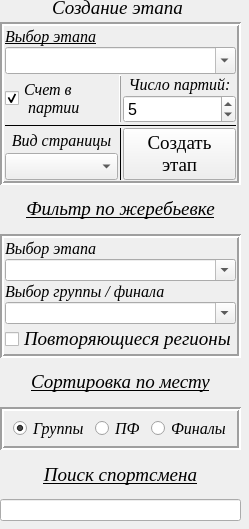
    <widget class="QWidget" name="page_6">
     <property name="geometry">
      <rect>
       <x>0</x>
       <y>0</y>
       <width>249</width>
       <height>529</height>
      </rect>
     </property>
     <attribute name="label">
      <string>Система</string>
     </attribute>
     <widget class="QLabel" name="label_18">
      <property name="geometry">
       <rect>
        <x>12</x>
        <y>0</y>
        <width>211</width>
        <height>16</height>
       </rect>
      </property>
      <property name="font">
       <font>
        <family>Times New Roman</family>
        <pointsize>14</pointsize>
        <weight>50</weight>
        <italic>true</italic>
        <bold>false</bold>
        <underline>true</underline>
       </font>
      </property>
      <property name="text">
       <string>Создание этапа</string>
      </property>
      <property name="alignment">
       <set>Qt::AlignCenter</set>
      </property>
     </widget>
     <widget class="QWidget" name="verticalLayoutWidget">
      <property name="geometry">
       <rect>
        <x>0</x>
        <y>20</y>
        <width>241</width>
        <height>501</height>
       </rect>
      </property>
      <layout class="QVBoxLayout" name="verticalLayout_57" stretch="0,0,0,0,0,0,0">
       <property name="spacing">
        <number>3</number>
       </property>
       <property name="sizeConstraint">
        <enum>QLayout::SetNoConstraint</enum>
       </property>
       <property name="leftMargin">
        <number>0</number>
       </property>
       <property name="topMargin">
        <number>2</number>
       </property>
       <property name="rightMargin">
        <number>0</number>
       </property>
       <property name="bottomMargin">
        <number>0</number>
       </property>
       <item>
        <widget class="QFrame" name="frame_2">
         <property name="sizePolicy">
          <sizepolicy hsizetype="Preferred" vsizetype="Fixed">
           <horstretch>0</horstretch>
           <verstretch>0</verstretch>
          </sizepolicy>
         </property>
         <property name="frameShape">
          <enum>QFrame::Box</enum>
         </property>
         <property name="frameShadow">
          <enum>QFrame::Sunken</enum>
         </property>
         <property name="lineWidth">
          <number>2</number>
         </property>
         <layout class="QGridLayout" name="gridLayout_7">
          <property name="leftMargin">
           <number>1</number>
          </property>
          <property name="topMargin">
           <number>1</number>
          </property>
          <property name="rightMargin">
           <number>1</number>
          </property>
          <property name="bottomMargin">
           <number>1</number>
          </property>
          <property name="spacing">
           <number>1</number>
          </property>
          <item row="5" column="2">
           <widget class="QSpinBox" name="spinBox">
            <property name="sizePolicy">
             <sizepolicy hsizetype="Expanding" vsizetype="Fixed">
              <horstretch>0</horstretch>
              <verstretch>0</verstretch>
             </sizepolicy>
            </property>
            <property name="font">
             <font>
              <pointsize>12</pointsize>
             </font>
            </property>
            <property name="minimum">
             <number>3</number>
            </property>
            <property name="maximum">
             <number>7</number>
            </property>
            <property name="singleStep">
             <number>2</number>
            </property>
            <property name="value">
             <number>5</number>
            </property>
           </widget>
          </item>
          <item row="4" column="2">
           <widget class="QLabel" name="label_62">
            <property name="font">
             <font>
              <family>Times New Roman</family>
              <pointsize>12</pointsize>
              <italic>true</italic>
             </font>
            </property>
            <property name="text">
             <string>Число партий:</string>
            </property>
            <property name="alignment">
             <set>Qt::AlignCenter</set>
            </property>
           </widget>
          </item>
          <item row="4" column="0" rowspan="2">
           <widget class="QCheckBox" name="checkBox_visible_game">
            <property name="sizePolicy">
             <sizepolicy hsizetype="Expanding" vsizetype="Fixed">
              <horstretch>0</horstretch>
              <verstretch>0</verstretch>
             </sizepolicy>
            </property>
            <property name="font">
             <font>
              <family>Times New Roman</family>
              <pointsize>12</pointsize>
              <italic>true</italic>
             </font>
            </property>
            <property name="layoutDirection">
             <enum>Qt::LeftToRight</enum>
            </property>
            <property name="text">
             <string>Счет в
 партии</string>
            </property>
            <property name="checked">
             <bool>true</bool>
            </property>
           </widget>
          </item>
          <item row="1" column="0">
           <widget class="QLabel" name="label_10">
            <property name="sizePolicy">
             <sizepolicy hsizetype="Expanding" vsizetype="Minimum">
              <horstretch>0</horstretch>
              <verstretch>0</verstretch>
             </sizepolicy>
            </property>
            <property name="font">
             <font>
              <family>Times New Roman</family>
              <pointsize>12</pointsize>
              <italic>true</italic>
              <underline>true</underline>
             </font>
            </property>
            <property name="text">
             <string>Выбор этапа</string>
            </property>
           </widget>
          </item>
          <item row="8" column="0" colspan="3">
           <widget class="Line" name="line_17">
            <property name="frameShadow">
             <enum>QFrame::Plain</enum>
            </property>
            <property name="orientation">
             <enum>Qt::Horizontal</enum>
            </property>
           </widget>
          </item>
          <item row="2" column="0" colspan="3">
           <widget class="QComboBox" name="comboBox_etap">
            <property name="sizePolicy">
             <sizepolicy hsizetype="Expanding" vsizetype="Fixed">
              <horstretch>0</horstretch>
              <verstretch>0</verstretch>
             </sizepolicy>
            </property>
            <property name="font">
             <font>
              <pointsize>12</pointsize>
              <italic>true</italic>
             </font>
            </property>
            <property name="editable">
             <bool>true</bool>
            </property>
           </widget>
          </item>
          <item row="9" column="1" rowspan="2">
           <widget class="Line" name="line_13">
            <property name="frameShadow">
             <enum>QFrame::Plain</enum>
            </property>
            <property name="orientation">
             <enum>Qt::Vertical</enum>
            </property>
           </widget>
          </item>
          <item row="10" column="0">
           <widget class="QComboBox" name="comboBox_page_vid">
            <property name="sizePolicy">
             <sizepolicy hsizetype="Expanding" vsizetype="Expanding">
              <horstretch>0</horstretch>
              <verstretch>0</verstretch>
             </sizepolicy>
            </property>
            <property name="font">
             <font>
              <pointsize>12</pointsize>
             </font>
            </property>
           </widget>
          </item>
          <item row="9" column="0">
           <widget class="QLabel" name="label_13">
            <property name="sizePolicy">
             <sizepolicy hsizetype="Preferred" vsizetype="MinimumExpanding">
              <horstretch>0</horstretch>
              <verstretch>0</verstretch>
             </sizepolicy>
            </property>
            <property name="font">
             <font>
              <family>Times New Roman</family>
              <pointsize>12</pointsize>
              <italic>true</italic>
             </font>
            </property>
            <property name="text">
             <string>Вид страницы</string>
            </property>
            <property name="alignment">
             <set>Qt::AlignCenter</set>
            </property>
           </widget>
          </item>
          <item row="9" column="2" rowspan="2">
           <widget class="QPushButton" name="Button_etap_made">
            <property name="sizePolicy">
             <sizepolicy hsizetype="Expanding" vsizetype="Expanding">
              <horstretch>0</horstretch>
              <verstretch>0</verstretch>
             </sizepolicy>
            </property>
            <property name="font">
             <font>
              <family>Times New Roman</family>
              <pointsize>14</pointsize>
             </font>
            </property>
            <property name="text">
             <string>Создать
этап</string>
            </property>
            <property name="iconSize">
             <size>
              <width>16</width>
              <height>16</height>
             </size>
            </property>
            <property name="checkable">
             <bool>false</bool>
            </property>
            <property name="default">
             <bool>false</bool>
            </property>
            <property name="flat">
             <bool>false</bool>
            </property>
           </widget>
          </item>
          <item row="4" column="1" rowspan="2">
           <widget class="Line" name="line_18">
            <property name="frameShadow">
             <enum>QFrame::Raised</enum>
            </property>
            <property name="orientation">
             <enum>Qt::Vertical</enum>
            </property>
           </widget>
          </item>
         </layout>
        </widget>
       </item>
       <item>
        <widget class="QLabel" name="label_20">
         <property name="font">
          <font>
           <family>Times New Roman</family>
           <pointsize>14</pointsize>
           <weight>50</weight>
           <italic>true</italic>
           <bold>false</bold>
           <underline>true</underline>
          </font>
         </property>
         <property name="text">
          <string>&lt;html&gt;&lt;head/&gt;&lt;body&gt;&lt;p&gt;Фильтр по жеребьевке&lt;/p&gt;&lt;/body&gt;&lt;/html&gt;</string>
         </property>
         <property name="alignment">
          <set>Qt::AlignCenter</set>
         </property>
        </widget>
       </item>
       <item>
        <widget class="QFrame" name="frame_3">
         <property name="frameShape">
          <enum>QFrame::Box</enum>
         </property>
         <property name="frameShadow">
          <enum>QFrame::Sunken</enum>
         </property>
         <property name="lineWidth">
          <number>2</number>
         </property>
         <layout class="QGridLayout" name="gridLayout_8">
          <property name="leftMargin">
           <number>1</number>
          </property>
          <property name="topMargin">
           <number>1</number>
          </property>
          <property name="rightMargin">
           <number>1</number>
          </property>
          <property name="bottomMargin">
           <number>1</number>
          </property>
          <property name="spacing">
           <number>1</number>
          </property>
          <item row="1" column="0">
           <widget class="QComboBox" name="comboBox_filter_choice_stage">
            <property name="editable">
             <bool>true</bool>
            </property>
           </widget>
          </item>
          <item row="3" column="0">
           <widget class="QComboBox" name="comboBox_filter_number_group_final">
            <property name="editable">
             <bool>true</bool>
            </property>
           </widget>
          </item>
          <item row="2" column="0">
           <widget class="QLabel" name="label_60">
            <property name="font">
             <font>
              <family>Times New Roman</family>
              <pointsize>12</pointsize>
              <italic>true</italic>
             </font>
            </property>
            <property name="text">
             <string>Выбор группы / финала</string>
            </property>
            <property name="alignment">
             <set>Qt::AlignLeading|Qt::AlignLeft|Qt::AlignVCenter</set>
            </property>
           </widget>
          </item>
          <item row="0" column="0">
           <widget class="QLabel" name="label_50">
            <property name="font">
             <font>
              <family>Times New Roman</family>
              <pointsize>12</pointsize>
              <italic>true</italic>
             </font>
            </property>
            <property name="text">
             <string>Выбор этапа</string>
            </property>
            <property name="alignment">
             <set>Qt::AlignLeading|Qt::AlignLeft|Qt::AlignVCenter</set>
            </property>
           </widget>
          </item>
          <item row="4" column="0">
           <widget class="QCheckBox" name="checkBox_repeat_regions">
            <property name="font">
             <font>
              <family>Times New Roman</family>
              <pointsize>14</pointsize>
              <italic>true</italic>
             </font>
            </property>
            <property name="text">
             <string>Повторяющиеся регионы</string>
            </property>
           </widget>
          </item>
         </layout>
        </widget>
       </item>
       <item>
        <widget class="QLabel" name="label_28">
         <property name="font">
          <font>
           <family>Times New Roman</family>
           <pointsize>14</pointsize>
           <weight>50</weight>
           <italic>true</italic>
           <bold>false</bold>
           <underline>true</underline>
          </font>
         </property>
         <property name="text">
          <string>&lt;html&gt;&lt;head/&gt;&lt;body&gt;&lt;p&gt;Сортировка по месту&lt;/p&gt;&lt;/body&gt;&lt;/html&gt;</string>
         </property>
         <property name="alignment">
          <set>Qt::AlignCenter</set>
         </property>
        </widget>
       </item>
       <item>
        <widget class="QFrame" name="frame_4">
         <property name="sizePolicy">
          <sizepolicy hsizetype="MinimumExpanding" vsizetype="Minimum">
           <horstretch>0</horstretch>
           <verstretch>0</verstretch>
          </sizepolicy>
         </property>
         <property name="frameShape">
          <enum>QFrame::Box</enum>
         </property>
         <property name="frameShadow">
          <enum>QFrame::Sunken</enum>
         </property>
         <property name="lineWidth">
          <number>2</number>
         </property>
         <layout class="QGridLayout" name="gridLayout_9">
          <property name="leftMargin">
           <number>9</number>
          </property>
          <property name="topMargin">
           <number>2</number>
          </property>
          <property name="rightMargin">
           <number>9</number>
          </property>
          <property name="bottomMargin">
           <number>2</number>
          </property>
          <property name="verticalSpacing">
           <number>0</number>
          </property>
          <item row="0" column="0">
           <widget class="QRadioButton" name="radioButton_gr_sort">
            <property name="font">
             <font>
              <family>Times New Roman</family>
              <pointsize>12</pointsize>
              <italic>true</italic>
             </font>
            </property>
            <property name="text">
             <string>Группы</string>
            </property>
            <property name="checked">
             <bool>true</bool>
            </property>
           </widget>
          </item>
          <item row="0" column="1">
           <widget class="QRadioButton" name="radioButton_sf_sort">
            <property name="font">
             <font>
              <family>Times New Roman</family>
              <pointsize>12</pointsize>
              <italic>true</italic>
             </font>
            </property>
            <property name="text">
             <string>ПФ</string>
            </property>
           </widget>
          </item>
          <item row="0" column="2">
           <widget class="QRadioButton" name="radioButton_fin_sort">
            <property name="font">
             <font>
              <family>Times New Roman</family>
              <pointsize>12</pointsize>
              <italic>true</italic>
             </font>
            </property>
            <property name="text">
             <string>Финалы</string>
            </property>
           </widget>
          </item>
         </layout>
        </widget>
       </item>
       <item>
        <widget class="QLabel" name="label_49">
         <property name="font">
          <font>
           <family>Times New Roman</family>
           <pointsize>14</pointsize>
           <weight>50</weight>
           <italic>true</italic>
           <bold>false</bold>
           <underline>true</underline>
          </font>
         </property>
         <property name="text">
          <string>Поиск спортсмена</string>
         </property>
         <property name="alignment">
          <set>Qt::AlignCenter</set>
         </property>
        </widget>
       </item>
       <item>
        <widget class="QLineEdit" name="lineEdit_find_player_in_system"/>
       </item>
      </layout>
     </widget>
    </widget>
